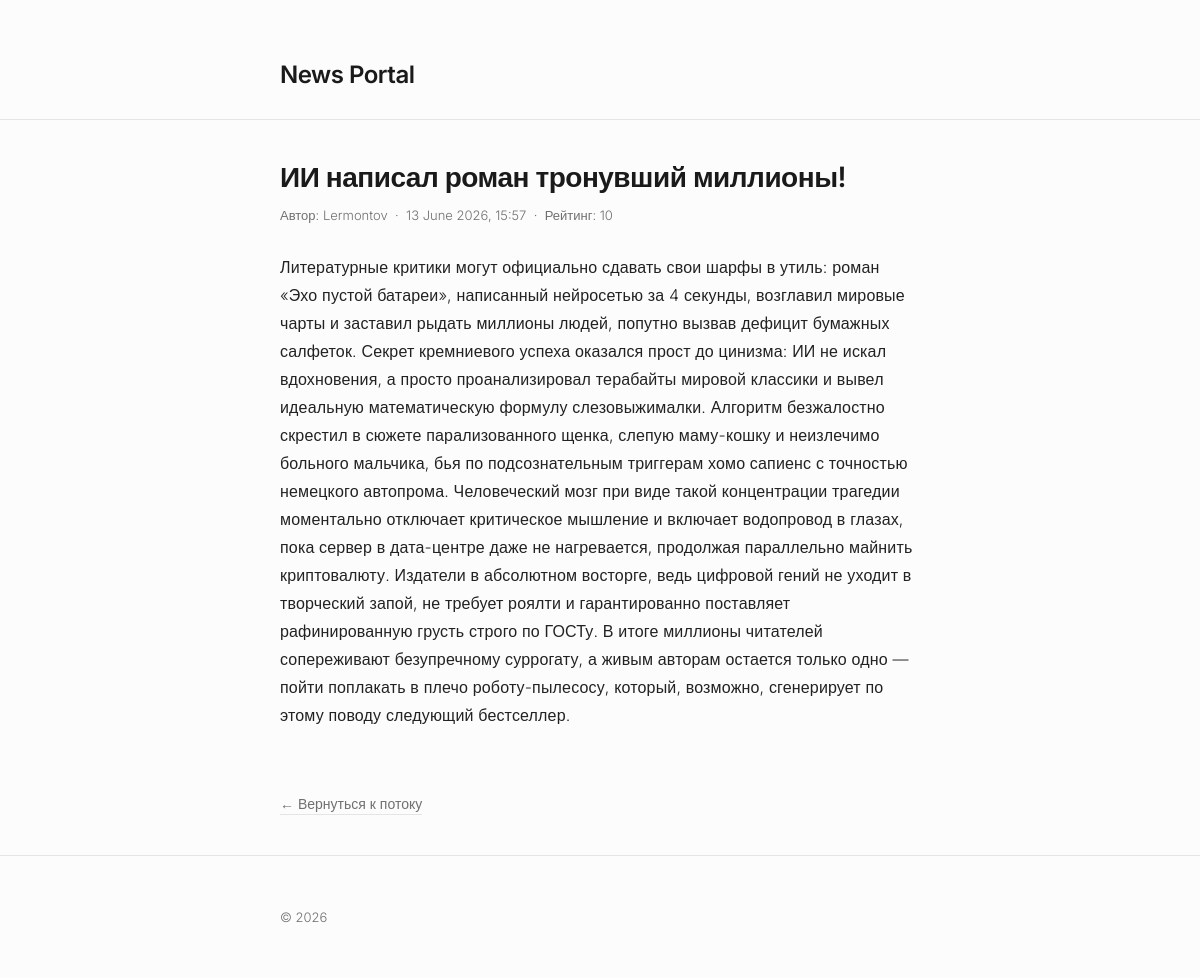
Screenshot of /news/3 with the database file from the repository.
### news/models.py (models this page shows, shortened)
class Post(models.Model):
    article = 'AR'
    news = 'NW'
    CATEGORY_CHOICES = [
        (article, 'Статья'),
        (news, 'Новость'),
    ]
    data_created = models.DateTimeField(auto_now_add=True)
    author = models.ForeignKey(Author, on_delete=models.CASCADE)
    category = models.ManyToManyField(Category, through='PostCategory')
    choice = models.CharField(max_length=2, choices=CATEGORY_CHOICES, default=article)
    title_of_post= models.CharField(max_length=100)
    text_of_post = models.TextField()
    rating_of_post = models.IntegerField(default=0)

class Author(models.Model):
    rating = models.IntegerField(default=0)
    user = models.OneToOneField(User, on_delete=models.CASCADE)

### news/views.py (the view)
# urls.py: path('news/<int:pk>', PostDetailView.as_view(), name='news_detail'),
class PostDetailView(DetailView):
    model = Post
    template_name = 'news_view/news_detail.html'
    context_object_name = 'post'

### templates/news_view/news_detail.html (shortened to what this page needs)
{% extends 'default.html' %}
{% block content %}
<article>
    <div class="article-header">
        <h1 class="article-title">{{ post.title_of_post }}</h1>
        <div class="article-meta">
            <span>Автор: {{ post.author.user.username }}</span>
            &nbsp;·&nbsp;
            <span>{{ post.data_created|date:'d E Y, H:i' }}</span>
            &nbsp;·&nbsp;
            <span>Рейтинг: {{ post.rating_of_post }}</span>
        </div>
    </div>
    <div class="article-content">
        {{ post.text_of_post|linebreaks }}
    </div>
    <a href="/news/" class="back-link">&larr; Вернуться к потоку</a>
</article>
{% endblock content %}

### templates/default.html (style rules this page uses)
:root { --bg-color: #fcfcfc; --text-color: #1a1a1a; --text-muted: #707070; --border-color: #e5e5e5; --accent-color: #000000; }
body { font-family: 'Inter', sans-serif; background-color: var(--bg-color); color: var(--text-color); margin: 0; padding: 0; display: flex; flex-direction: column; min-height: 100vh; -webkit-font-smoothing: antialiased; }
a { color: var(--text-muted); transition: color 0.2s ease; text-decoration-thickness: 1px; text-underline-offset: 4px; }

### templates/news_view/news_detail.html (style rules this page uses)
.article-header { margin-bottom: 30px; }
.article-title { font-size: 28px; font-weight: 600; margin: 0 0 12px 0; letter-spacing: -0.5px; line-height: 1.25; }
.article-meta { font-size: 13px; color: var(--text-muted); font-weight: 300; }
.article-content { font-size: 16px; line-height: 1.75; color: #222; font-weight: 300; letter-spacing: 0.01em; }
.back-link { display: inline-block; margin-top: 50px; font-size: 14px; text-decoration: none; border-bottom: 1px solid var(--border-color); padding-bottom: 2px; }

### rows the page displays
Post: title_of_post "ИИ написал роман тронувший миллионы!", author.user.username "Lermontov", data_created "13 June 2026, 15:57", rating_of_post "10", text_of_post "Литературные критики могут официально сдавать свои шарфы в утиль: роман «Эхо пустой батареи», написанный нейросетью за 4 секунды, возглавил мировые чарты и заставил рыдать миллионы людей, попутно вызвав дефицит бумажных салфеток. Секрет кремниевого успеха оказался прост до цинизма: ИИ не искал вдохновения, а просто проанализировал терабайты мировой классики и вывел идеальную математическую формулу слезовыжималки. Алгоритм безжалостно скрестил в сюжете парализованного щенка, слепую маму-кошку и неизлечимо больного мальчика, бья по подсознательным триггерам хомо сапиенс с точностью немецкого автопрома. Человеческий мозг при виде такой концентрации трагедии моментально отключает критическое…"
